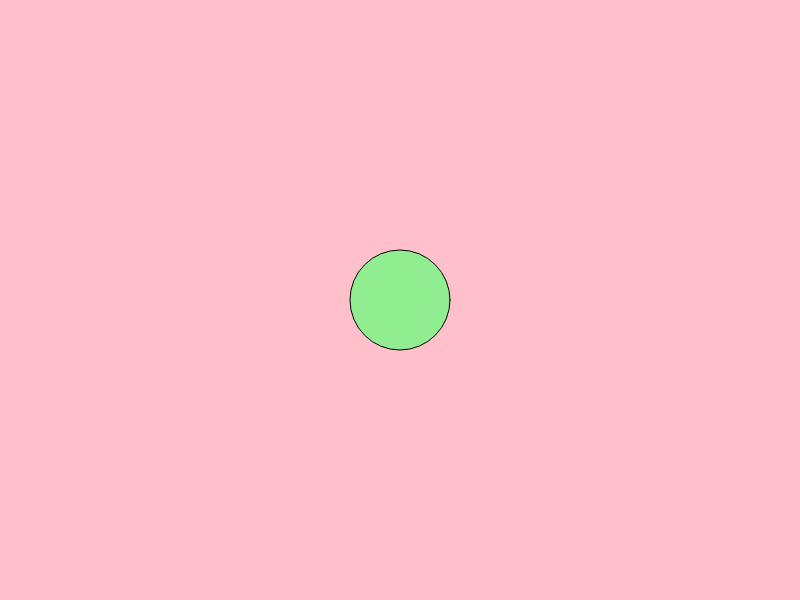
Frame 1 (no input)
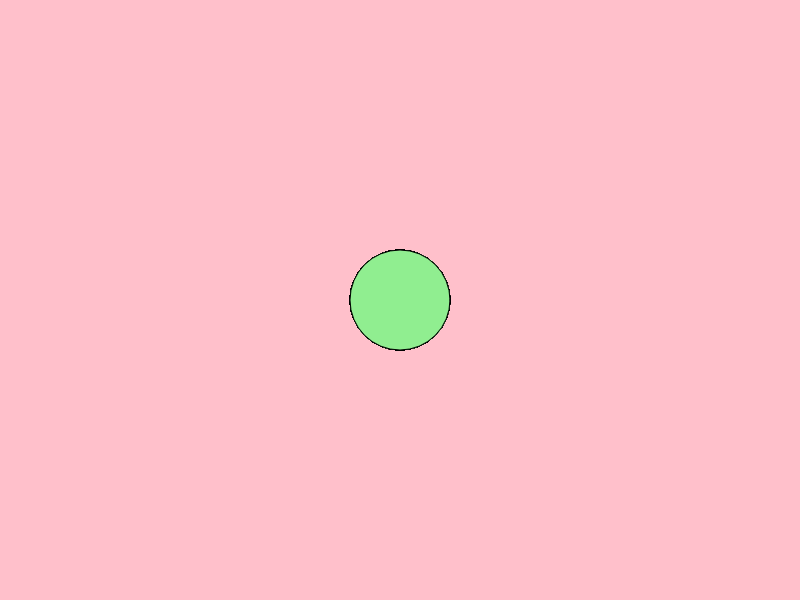
Frame 60 (no input)
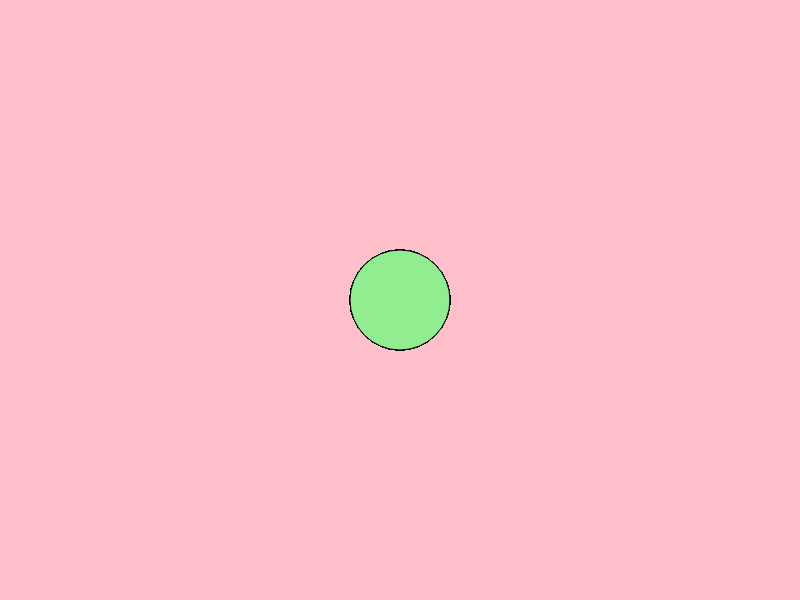
Frame 120 (the mouse pressed at the canvas centre since frame 60)

The p5.js sketch that drew these frames (run headless with seeded random() and noise() and a simulated clock; from frame 60 on, the mouse is pressed at the canvas centre):

// p5.js sketch
// ── sketch.js
function setup() {
  createCanvas(800, 600);
  background('pink');
}

function draw() {
  fill('lightgreen');
  ellipse(400,300,100);
}
